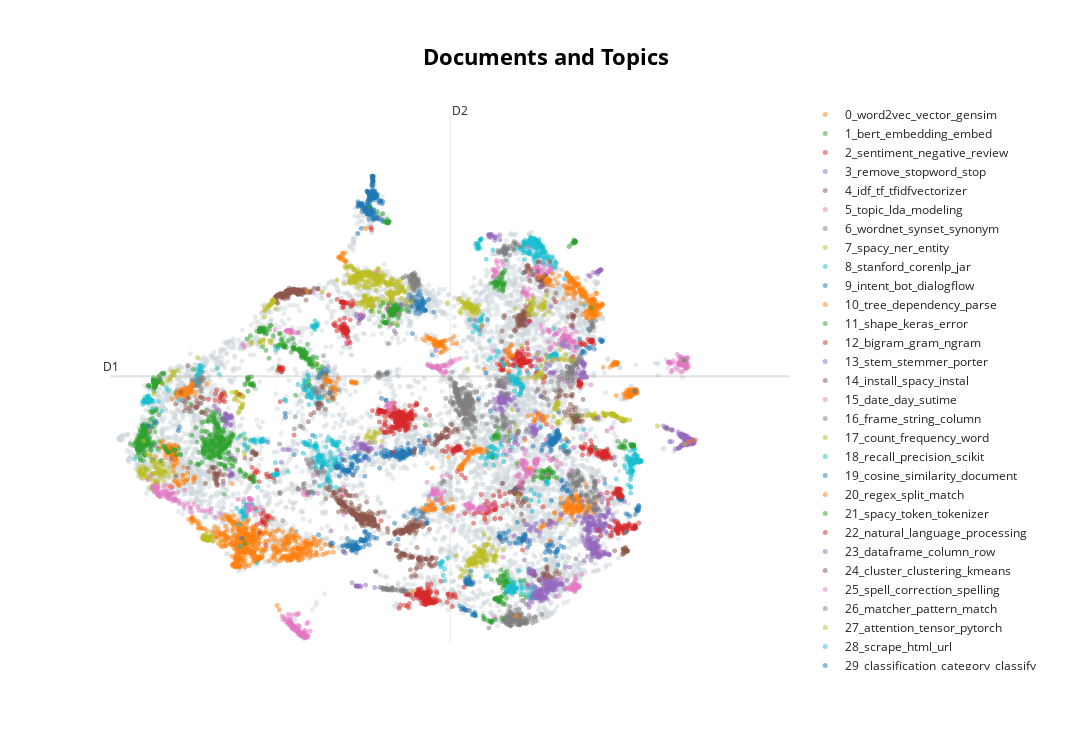

This figure's notebook cell:
### Code cell
topic_model.visualize_documents(docs, embeddings=embeddings, hide_annotations=True, hide_document_hover=True)
